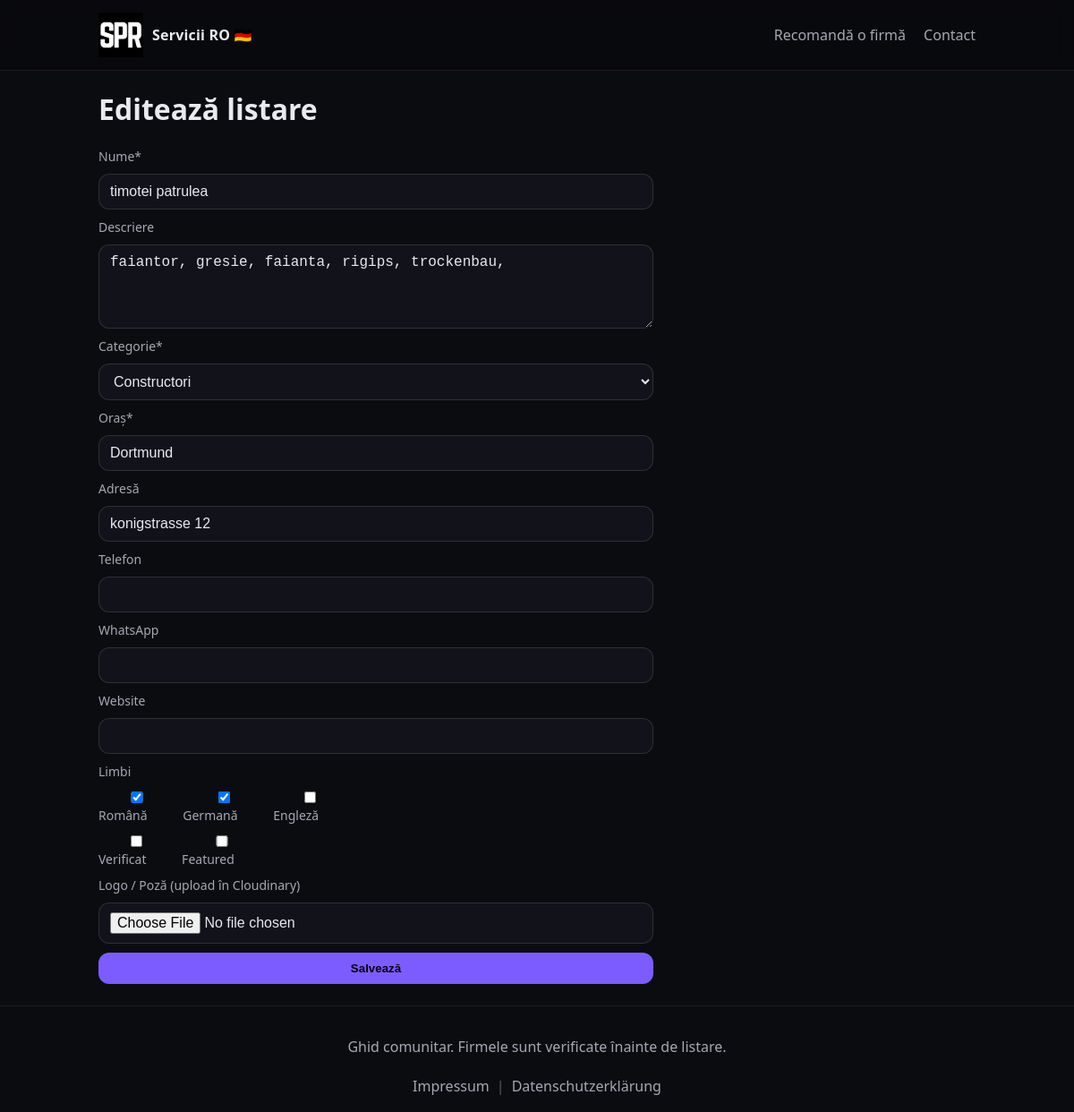
Screenshot of /control-9f3a7/listings/1/edit (signed in) with the database file from the repository.
### app/models.py (models this page shows)
class Listing(db.Model):
    id = db.Column(db.Integer, primary_key=True)
    name = db.Column(db.String(200), nullable=False)
    slug = db.Column(db.String(240), nullable=False, unique=True)
    description = db.Column(db.Text, nullable=True)
    category_id = db.Column(db.Integer, db.ForeignKey("category.id"), nullable=False)
    city_id = db.Column(db.Integer, db.ForeignKey("city.id"), nullable=False)
    address = db.Column(db.String(255), nullable=True)
    phone = db.Column(db.String(80), nullable=True)
    whatsapp = db.Column(db.String(80), nullable=True)
    phone_key = db.Column(db.String(30), nullable=True, unique=True, index=True)
    whatsapp_key = db.Column(db.String(30), nullable=True, unique=True, index=True)
    website = db.Column(db.String(255), nullable=True)
    languages = db.Column(db.String(50), nullable=True)  # "ro,de,en"
    verified = db.Column(db.Boolean, default=False)
    featured = db.Column(db.Boolean, default=False)
    image_url = db.Column(db.String(500), nullable=True)  # Cloudinary URL
    created_at = db.Column(db.DateTime, default=datetime.utcnow)
    updated_at = db.Column(db.DateTime, default=datetime.utcnow, onupdate=datetime.utcnow)
    category = db.relationship("Category")
    city = db.relationship("City")

class Category(db.Model):
    id = db.Column(db.Integer, primary_key=True)
    name = db.Column(db.String(120), nullable=False, unique=True)
    slug = db.Column(db.String(140), nullable=False, unique=True)

class City(db.Model):
    id = db.Column(db.Integer, primary_key=True)
    name = db.Column(db.String(120), nullable=False)
    slug = db.Column(db.String(140), nullable=False, unique=True)
    state = db.Column(db.String(120), nullable=True)
    lat = db.Column(db.Float, nullable=True)
    lng = db.Column(db.Float, nullable=True)

### app/admin/routes.py (the view, shortened to what this page needs)
@admin_bp.route("/listings/<int:listing_id>/edit", methods=["GET", "POST"])
@admin_required
def listings_edit(listing_id: int):
    item = Listing.query.get_or_404(listing_id)
    categories = Category.query.order_by(Category.name.asc()).all()
    return render_template(
        "admin/listing_form.html",
        categories=categories,
        item=item,
        languages_from_str=languages_from_str
    )

### app/admin/routes.py (called while the page is built, shortened)
def admin_required(fn):
    @wraps(fn)
    def wrapper(*args, **kwargs):
        if not session.get("is_admin"):
            return redirect(url_for("admin.login", next=request.path))
        return fn(*args, **kwargs)
    return wrapper

@admin_bp.before_app_request
def setup_cloudinary():
    from flask import current_app
    cfg = current_app.config
    if cfg.get("CLOUDINARY_URL"):
        cloudinary.config(cloudinary_url=cfg["CLOUDINARY_URL"])

### app/public/routes.py (called while the page is built)
@public_bp.app_context_processor
def inject_globals():
    return {
        "all_categories": Category.query.order_by(Category.name.asc()).all(),
        "all_cities": City.query.order_by(City.name.asc()).all(),
        "languages_from_str": languages_from_str
    }

### app/utils.py (called while the page is built)
def languages_from_str(s: str | None) -> list[str]:
    if not s:
        return []
    return [x for x in s.split(",") if x]

### app/templates/admin/listing_form.html (shortened to what this page needs)
{% extends "base.html" %}
{% block content %}
  <h1>{% if item %}Editează{% else %}Creează{% endif %} listare</h1>
  <form class="form" method="post" enctype="multipart/form-data">
    <label>Nume*</label>
    <input name="name" required value="{{ item.name if item else '' }}"/>
    <label>Descriere</label>
    <textarea name="description" rows="4">{{ item.description if item and item.description else '' }}</textarea>
    <label>Categorie*</label>
    <select name="category_id" required>
      {% for c in categories %}
        <option value="{{ c.id }}" {% if item and item.category_id == c.id %}selected{% endif %}>{{ c.name }}</option>
      {% endfor %}
    </select>
    <label>Oraș*</label>
    <input
      name="city_name"
      placeholder="ex: 31655 Stadthagen"
      value="{{ item.city.name if item and item.city else '' }}"
      required/>
    <label>Adresă</label>
    <input name="address" value="{{ item.address if item and item.address else '' }}"/>
    <label>Telefon</label>
    <input name="phone" value="{{ item.phone if item and item.phone else '' }}"/>
    <label>WhatsApp</label>
    <input name="whatsapp" value="{{ item.whatsapp if item and item.whatsapp else '' }}"/>
    <label>Website</label>
    <input name="website" value="{{ item.website if item and item.website else '' }}"/>
    <label>Limbi</label>
    {% set langs = languages_from_str(item.languages) if item else [] %}
    <div class="checks">
      <label><input type="checkbox" name="languages" value="ro" {% if 'ro' in langs %}checked{% endif %}/> Română</label>
      <label><input type="checkbox" name="languages" value="de" {% if 'de' in langs %}checked{% endif %}/> Germană</label>
      <label><input type="checkbox" name="languages" value="en" {% if 'en' in langs %}checked{% endif %}/> Engleză</label>
    </div>
    <div class="checks">
      <label><input type="checkbox" name="verified" {% if item and item.verified %}checked{% endif %}/> Verificat</label>
      <label><input type="checkbox" name="featured" {% if item and item.featured %}checked{% endif %}/> Featured</label>
    </div>
    <label>Logo / Poză (upload în Cloudinary)</label>
    <input type="file" name="image" accept="image/*"/>
    <button type="submit">Salvează</button>
  </form>
{% endblock %}

### app/static/css/style.css (style rules this page uses)
:root { --bg:#0b0c10; --card:#12131a; --text:#e9e9ef; --muted:#a7a7b3; --accent:#7c5cff; --danger:#ff4d4d; }
* { box-sizing:border-box; }
html, body { height:100%; }
body { margin:0; font-family: ui-sans-serif, system-ui, -apple-system, Segoe UI, Roboto, Arial; background:var(--bg); color:var(--text); min-height:100vh; display:flex; flex-direction:column; }
.search input, .search select, .search button, .form input, .form select, .form textarea, .filters input, .filters select { width:100%; padding:10px 12px; border-radius:12px; border:1px solid rgba(255,255,255,.12); background:var(--card); color:var(--text); font-size:16px; }
.search button, .form button, button { background:var(--accent); border:none; cursor:pointer; font-weight:700; padding:10px 12px; border-radius:12px; }
.form { display:grid; gap:10px; max-width:620px; }
.form label { font-size:14px; color:var(--muted); }
.checks { display:flex; gap:16px; flex-wrap:wrap; align-items:center; }

### rows the page displays
Listing: name "timotei patrulea", description "faiantor, gresie, faianta, rigips, trockenbau,", category_id "Constructori", address "konigstrasse 12"
City: city_name "Dortmund"
